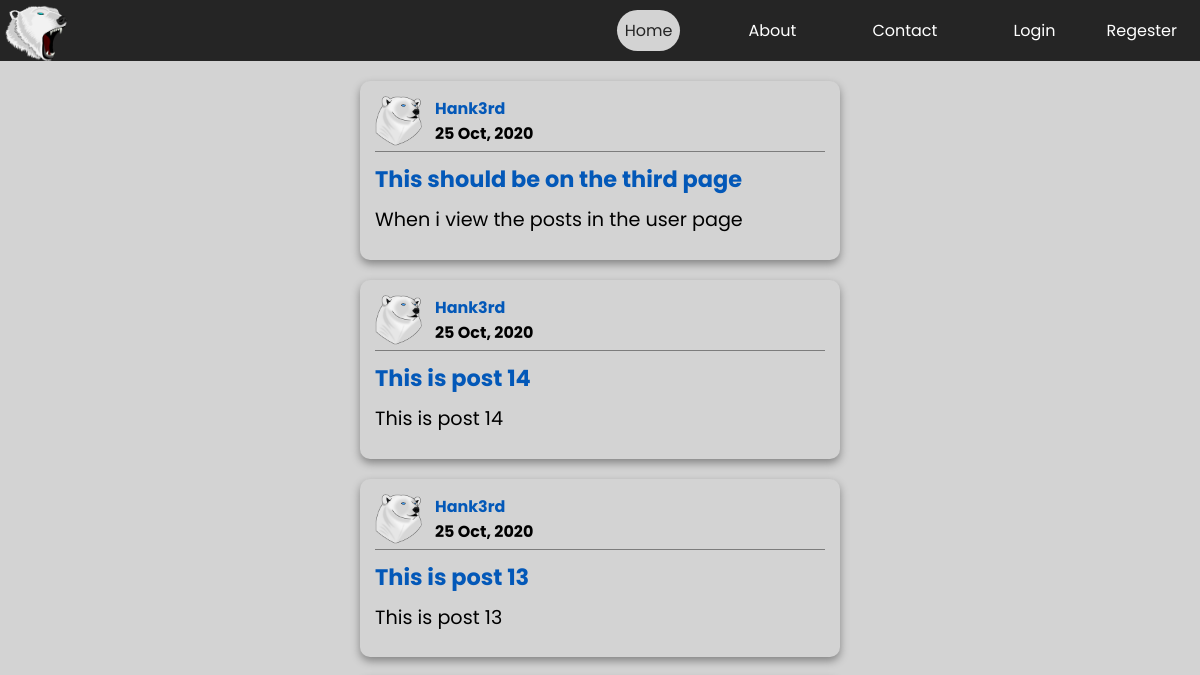
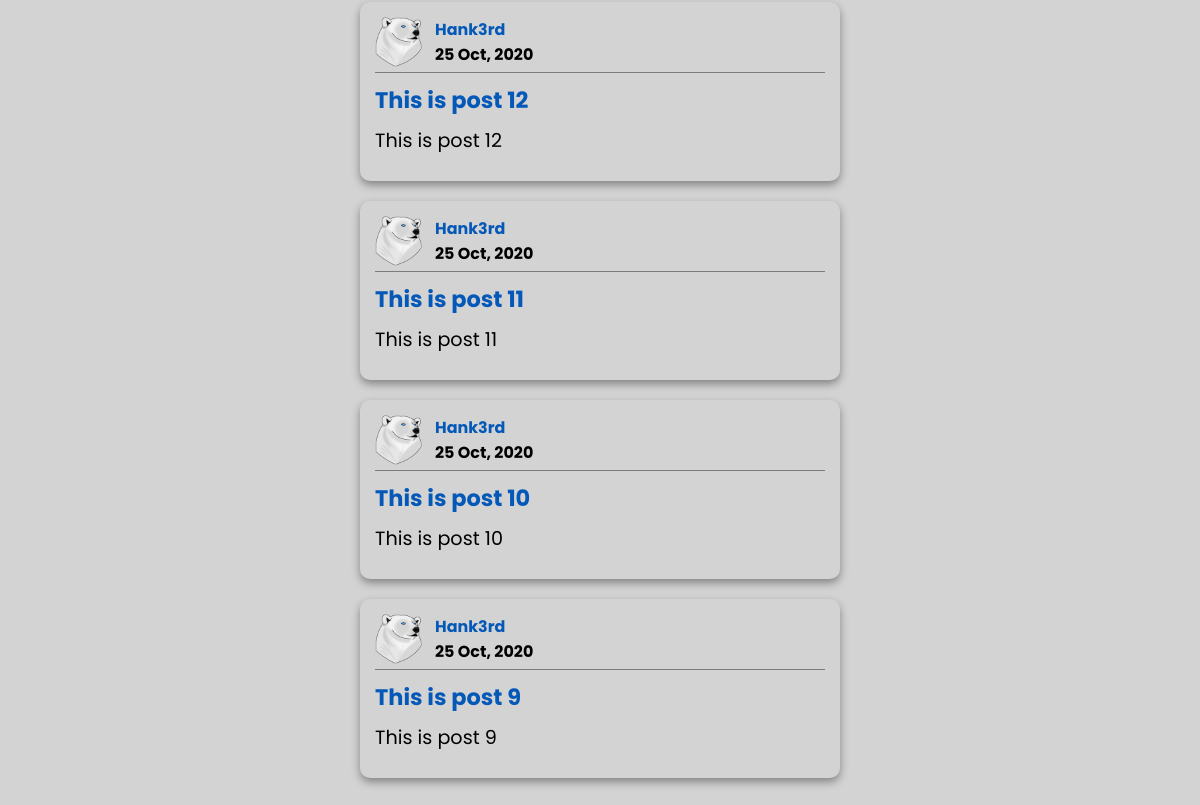
The app's page /home, older data (2 pictures, top to bottom).
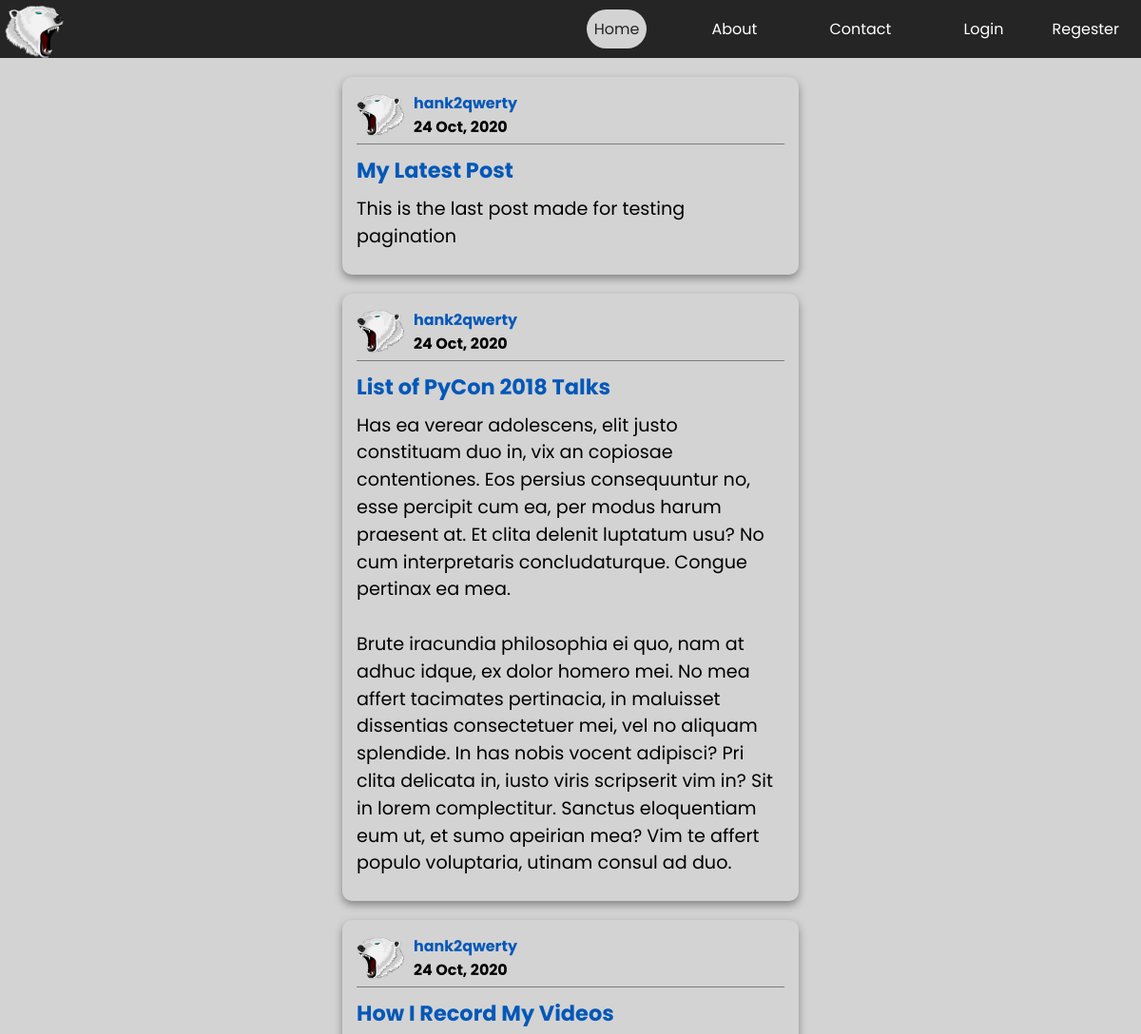
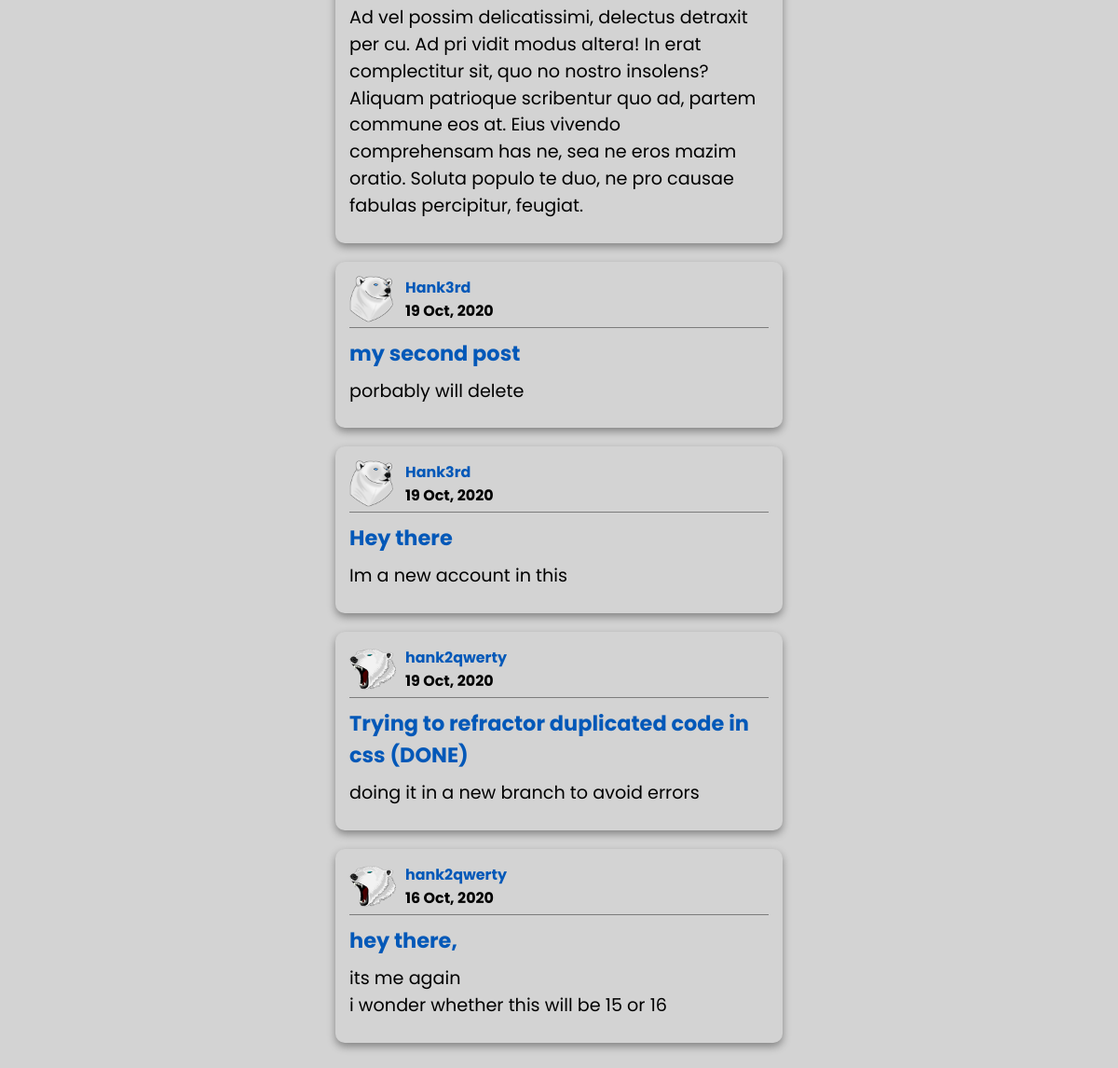
The same page, newer data (2 pictures, top to bottom).
### flaskblog/model.py (models this page shows, shortened)
class Post(db.Model):
    id = db.Column(db.Integer, primary_key=True)
    title = db.Column(db.String(250), nullable=False)
    post_date = db.Column(db.DateTime, nullable=False,
                          default=datetime.utcnow)
    content = db.Column(db.Text, nullable=False)
    user_id = db.Column(db.Integer, db.ForeignKey('user.id'), nullable=False)

class User(db.Model, UserMixin):
    id = db.Column(db.Integer, primary_key=True)
    username = db.Column(db.String(20), nullable=False, unique=True)
    email = db.Column(db.String(210), nullable=False, unique=True)
    password = db.Column(db.String(60), nullable=False)
    profile_img = db.Column(
        db.String(20), nullable=False, default='default.jpg')
    posts = db.relationship("Post", backref='author', lazy=True)

### flaskblog/main/routes.py (the view)
@main.route('/')
@main.route('/home')
def home():
    posts = Post.query.order_by(
        Post.post_date.desc()).paginate(per_page=POSTS_PER_PAGE, page=1)
    return render_template('home.html', posts=posts)

### flaskblog/templates/home.html (shortened to what this page needs)
{%extends "layout.html"%} {% block style%}
<link rel="stylesheet" href="{{ url_for('static', filename='styles/post.css') }}" />
<link rel="stylesheet" href="{{ url_for('static', filename='styles/home.css') }}" />
{%endblock style%} {%block title%} Home {% endblock title%} {% block main %}
<div data-pages="{{posts.pages}}" class="posts">
    {% for post in posts.items%}
    <div class="post" id="{{post.id}}">
        <div class="user-info">
            <div class="img-cont">
                <img
                    class="circle"
                    src="{{url_for('static', filename='images/profiles/' + post.author.profile_img)}}"
                />
            </div>
            <div class="text">
                <h5>
                    {%if current_user == post.author%}
                    <a href="{{url_for('users.account')}}"
                        >{{post.author.username}}</a
                    >
                    {%else%}
                    <a
                        href="{{url_for('users.user', username=post.author.username)}}"
                        >{{post.author.username}}</a
                    >
                    {%endif%}
                </h5>
                <h5>{{post.post_date.strftime("%d %b, %Y") }}</h5>
            </div>
        </div>
        <h3>
            <a class="post-title" href="{{url_for('posts.post', post_id=post.id)}}"
                >{{post.title}}</a
            >
        </h3>
        <p>{{post.content}}</p>
    </div>
    {%endfor%}
</div>
<div class="bottom">
</div>
{%endblock main%}

Row changes from the older to the newer data that the page shows:
removed Post: profile_img (picture), author.username "Hank3rd", post_date "25 Oct, 2020", title "This should be on the third page", content "When i view the posts in the user page"
removed Post: profile_img (picture), author.username "Hank3rd", post_date "25 Oct, 2020", title "This is post 14", content "This is post 14"
removed Post: profile_img (picture), author.username "Hank3rd", post_date "25 Oct, 2020", title "This is post 13", content "This is post 13"
removed Post: profile_img (picture), author.username "Hank3rd", post_date "25 Oct, 2020", title "This is post 12", content "This is post 12"
removed Post: profile_img (picture), author.username "Hank3rd", post_date "25 Oct, 2020", title "This is post 11", content "This is post 11"
removed Post: profile_img (picture), author.username "Hank3rd", post_date "25 Oct, 2020", title "This is post 10", content "This is post 10"
removed Post: profile_img (picture), author.username "Hank3rd", post_date "25 Oct, 2020", title "This is post 9", content "This is post 9"
now on this page (row unchanged): Post: profile_img (picture), author.username "hank2qwerty", post_date "24 Oct, 2020", title "My Latest Post", content "This is the last post made for testing pagination"
now on this page (row unchanged): Post: profile_img (picture), author.username "hank2qwerty", post_date "24 Oct, 2020", title "List of PyCon 2018 Talks", content "Has ea verear adolescens, elit justo constituam duo in, vix an copiosae contentiones. Eos persius consequuntur no, esse percipit cum ea, per modus harum praesent at. Et clita delenit luptatum usu? No cum interpretaris concludaturque. Congue pertinax ea mea. Brute iracundia philosophia ei quo, nam at adhuc idque, ex dolor homero mei. No mea affert tacimates pertinacia, in maluisset dissentias consectetuer mei, vel no aliquam splendide. In has nobis vocent adipisci? Pri clita delicata in, iusto viris scripserit vim in? Sit in lorem complectitur. Sanctus eloquentiam eum ut, et sumo apeirian mea? Vim te affert populo voluptaria, utinam consul ad duo."
now on this page (row unchanged): Post: profile_img (picture), author.username "hank2qwerty", post_date "24 Oct, 2020", title "How I Record My Videos", content "Ad vel possim delicatissimi, delectus detraxit per cu. Ad pri vidit modus altera! In erat complectitur sit, quo no nostro insolens? Aliquam patrioque scribentur quo ad, partem commune eos at. Eius vivendo comprehensam has ne, sea ne eros mazim oratio. Soluta populo te duo, ne pro causae fabulas percipitur, feugiat."
now on this page (row unchanged): Post: profile_img (picture), author.username "Hank3rd", post_date "19 Oct, 2020", title "my second post", content "porbably will delete"
now on this page (row unchanged): Post: profile_img (picture), author.username "Hank3rd", post_date "19 Oct, 2020", title "Hey there", content "Im a new account in this"
now on this page (row unchanged): Post: profile_img (picture), author.username "hank2qwerty", post_date "19 Oct, 2020", title "Trying to refractor duplicated code in css (DONE)", content "doing it in a new branch to avoid errors"
now on this page (row unchanged): Post: profile_img (picture), author.username "hank2qwerty", post_date "16 Oct, 2020", title "hey there,", content "its me again i wonder whether this will be 15 or 16"
